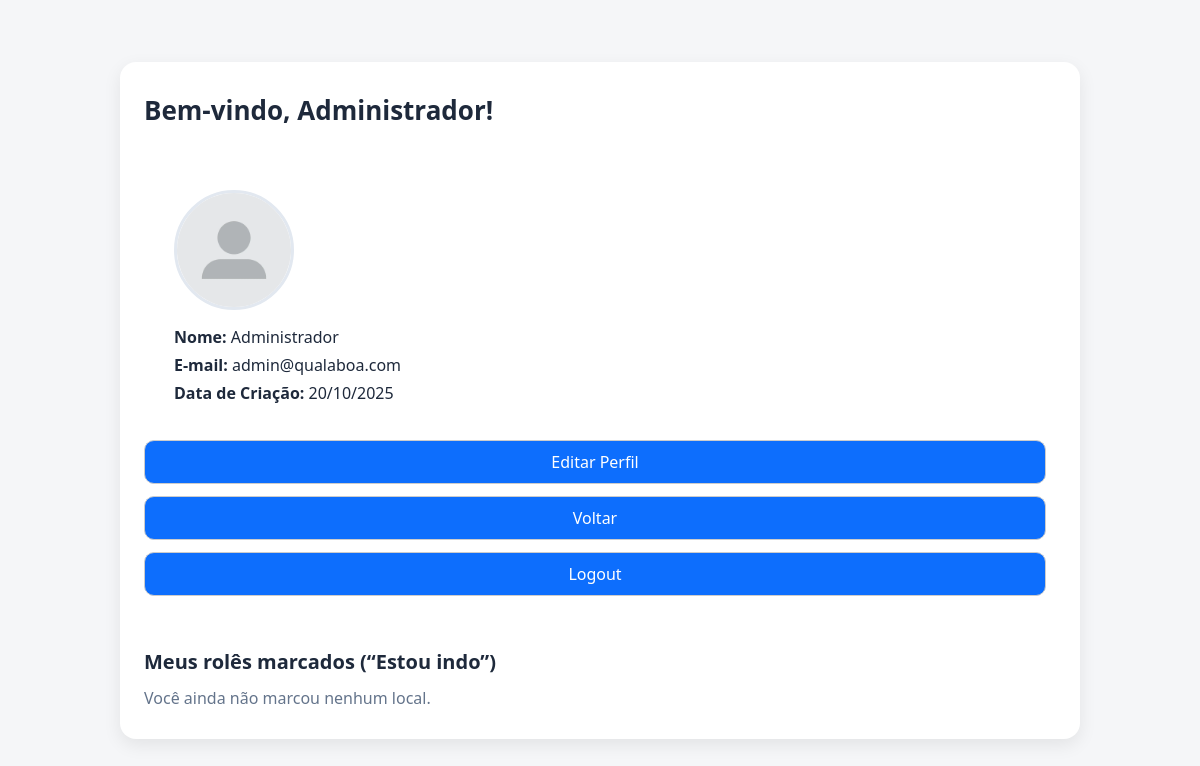
The app's page /auth/perfil.php (signed in) with its own data.
### tables this page shows
CREATE TABLE usuario (
  id_usuario INT AUTO_INCREMENT PRIMARY KEY,
  nome VARCHAR(100) NOT NULL,
  email VARCHAR(120) NOT NULL UNIQUE,
  senha VARCHAR(255) NOT NULL,
  tipo_usuario ENUM('admin','usuario') NOT NULL DEFAULT 'usuario',
  data_criacao TIMESTAMP DEFAULT CURRENT_TIMESTAMP,
  foto_perfil VARCHAR(255) DEFAULT 'default-profile.jpg'
);

### auth/perfil.php (the view, shortened to what this page needs)
<?php
$pdo = pdo();
$userId = (int)$_SESSION['user_id'];
$stmt = $pdo->prepare('SELECT nome, email, data_criacao, foto_perfil FROM usuario WHERE id_usuario = ?');
$stmt->execute([$userId]);
$row = $stmt->fetch();
$nome = $row ? $row['nome'] : ($_SESSION['user_name'] ?? 'Usuário');
$email = $row['email'] ?? 'Email não disponível';
$data_criacao = $row['data_criacao'] ?? 'Data não disponível';
$foto_perfil = $row['foto_perfil'] ?? 'default-profile.jpg';
$data_criacao_formatada = date("d/m/Y", strtotime($data_criacao));
$id_usuario = $_SESSION['id_usuario'] ?? $userId;
$pdo->prepare("
    DELETE FROM estou_indo
    WHERE TIMESTAMPDIFF(HOUR, data_marcacao, NOW()) >= 12
")->execute();
$sqlEstouIndo = "
    SELECT
        ei.data_marcacao,
        l.id_local,
        l.nome,
        l.tipo,
        l.endereco,
        l.faixa_preco,
        l.avaliacao_media,
        l.imagem_capa
    FROM estou_indo ei
    INNER JOIN locais l ON ei.id_local = l.id_local
    WHERE ei.id_usuario = :id_usuario
    ORDER BY ei.data_marcacao DESC
";
$stmtEstouIndo = $pdo->prepare($sqlEstouIndo);
$stmtEstouIndo->execute([':id_usuario' => $id_usuario]);
$locaisMarcados = $stmtEstouIndo->fetchAll(PDO::FETCH_ASSOC);
?>
<!DOCTYPE html>
<html lang="pt-br">
<head>
    <link rel="stylesheet" href="../css/style.css">
</head>
<body>
    <div class="main-container">
        <h1>Bem-vindo, <?php echo htmlspecialchars($nome); ?>!</h1>
        <div class="perfil-container">
            <img src="../img/<?php echo htmlspecialchars($foto_perfil); ?>" alt="Foto de Perfil" class="foto-perfil">
            <p><strong>Nome:</strong> <?php echo htmlspecialchars($nome); ?></p>
            <p><strong>E-mail:</strong> <?php echo htmlspecialchars($email); ?></p>
            <p><strong>Data de Criação:</strong> <?php echo $data_criacao_formatada; ?></p>
        </div>
        <a class="link-button" href="editar-perfil.php">Editar Perfil</a>
        <a class="link-button" href="../dashboard.php">Voltar</a>
        <a class="link-button" href="logout.php">Logout</a>
        <div class="estou-indo-section">
            <h2>Meus rolês marcados (“Estou indo”)</h2>
            <?php if (empty($locaisMarcados)): ?>
                <p style="color:#64748b;">Você ainda não marcou nenhum local.</p>
            <?php endif; ?>
        </div>
    </div>
</body>
</html>

### css/style.css (style rules this page uses)
* { margin: 0; padding: 0; box-sizing: border-box; }
body { font-family: system-ui, Arial; display: flex; justify-content: center; align-items: center; min-height: 100vh; padding: 24px; background-color: #f4f4f4; }
.main-container { width: 100%; max-width: 560px; background: white; padding: 38px; border-radius: 8px; box-shadow: 0 4px 8px rgba(0, 0, 0, 0.055); display: flex; flex-direction: column; gap: 12px; }
.link-button { display: inline-block; padding: 10px 14px; border: 1px solid #ccc; border-radius: 8px; text-decoration: none; color: #006eff; text-align: center; }
.foto-perfil { width: 120px; height: 120px; border-radius: 50%; object-fit: cover; margin-bottom: 16px; }
.perfil-container { display: flex; flex-direction: column; align-items: center; gap: 16px; margin: 30px; }

### auth/perfil.php (style rules this page uses)
body { font-family: system-ui, -apple-system, Segoe UI, Roboto, Arial, sans-serif; background: #f5f6f8; color: #1e293b; margin: 0; padding: 0; }
.main-container { max-width: 960px; margin: 40px auto; background: #fff; border-radius: 16px; box-shadow: 0 6px 18px rgba(0,0,0,.08); padding: 30px 24px; }
h1 { font-size: 26px; margin-bottom: 20px; }
.perfil-container { display: flex; flex-direction: column; align-items: flex-start; gap: 6px; margin-bottom: 24px; }
.foto-perfil { width: 120px; height: 120px; border-radius: 50%; object-fit: cover; margin-bottom: 10px; border: 3px solid #e2e8f0; }
.link-button { display: inline-block; background: #0d6efd; color: #fff; padding: 10px 16px; border-radius: 10px; text-decoration: none; font-weight: 500; margin-right: 10px; transition: background .2s ease; }
.estou-indo-section { margin-top: 40px; }
.estou-indo-section h2 { font-size: 20px; color: #1e293b; margin-bottom: 12px; }

### records on screen
usuario: nome "Administrador", foto_perfil (placeholder picture), email "admin@qualaboa.com", data_criacao "20/10/2025"
